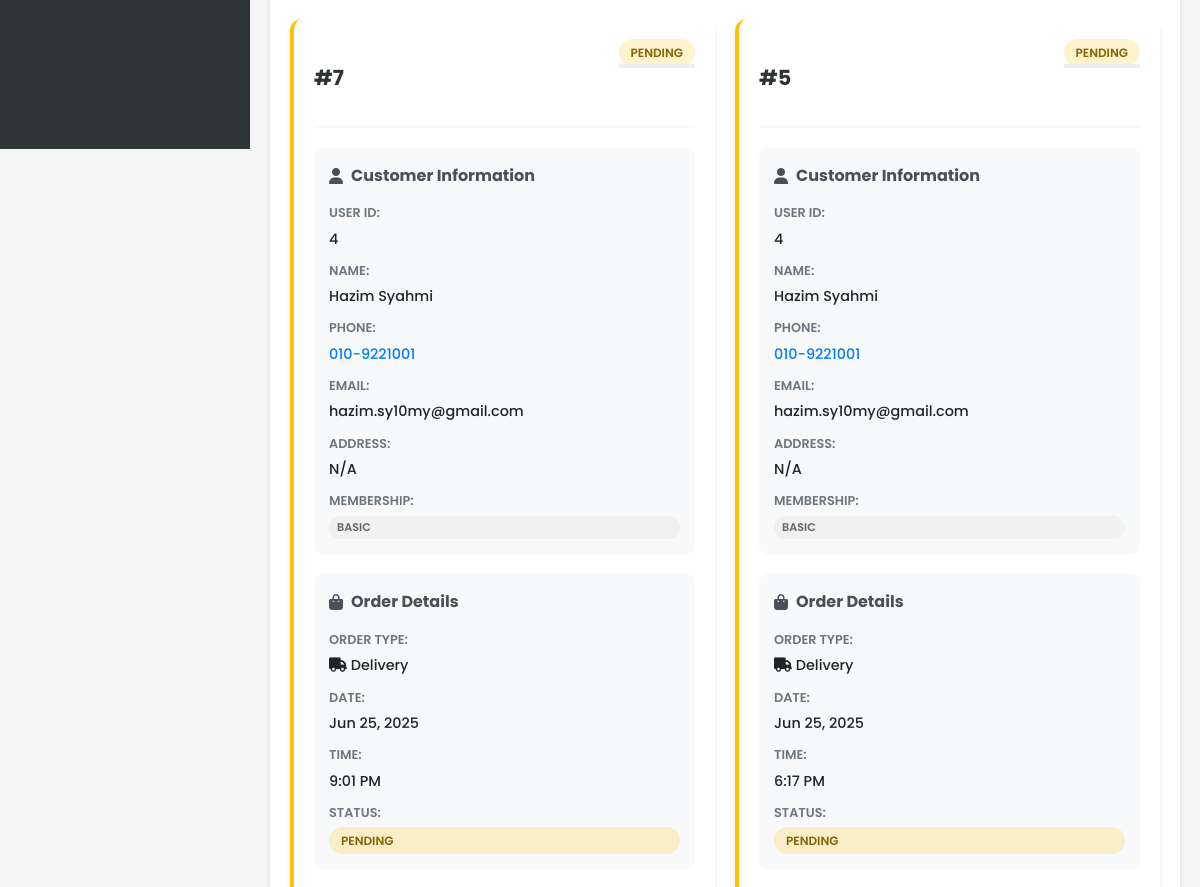
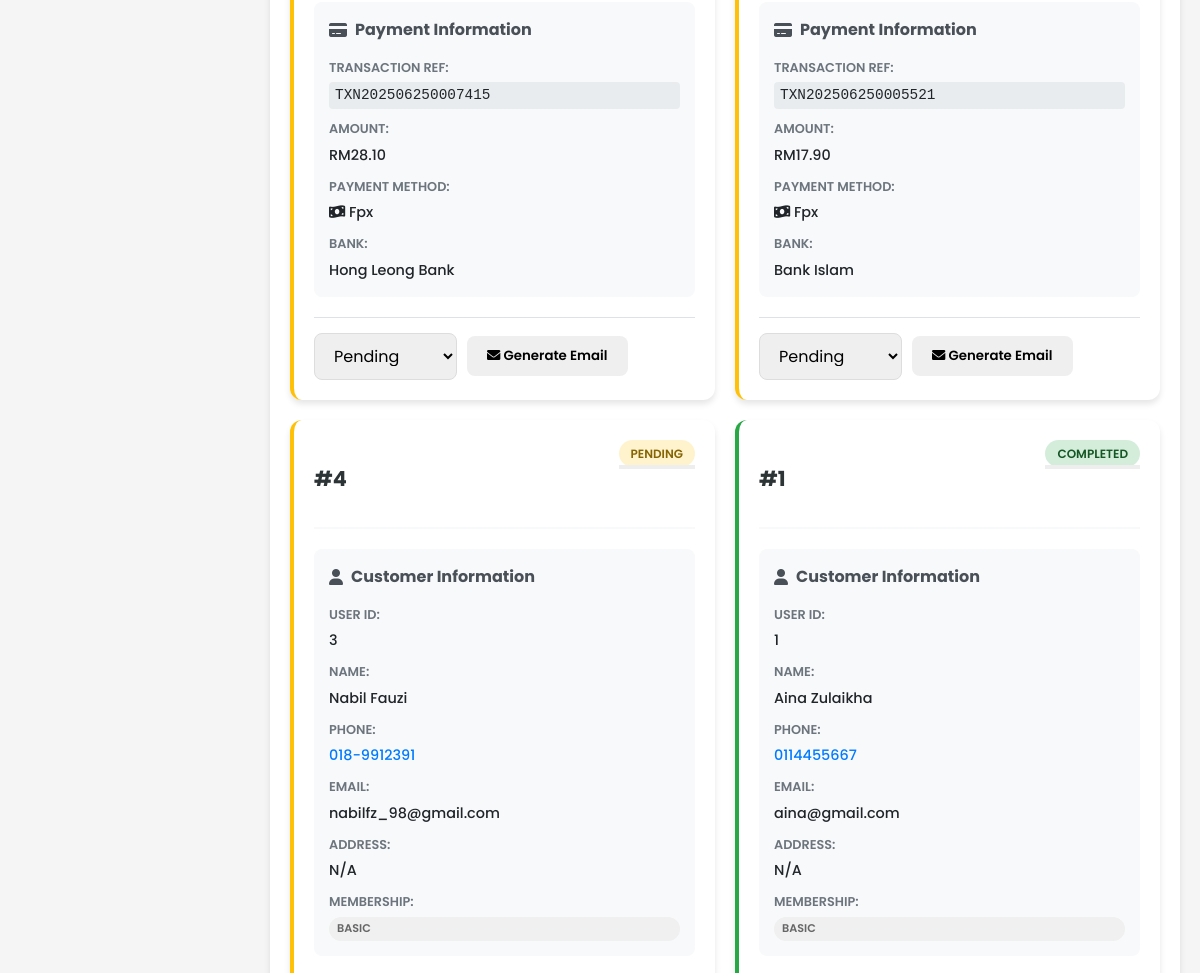
Page /staff/orders.php?type=delivery (signed in, middle part) on the earlier database version (2 pictures, top to bottom).
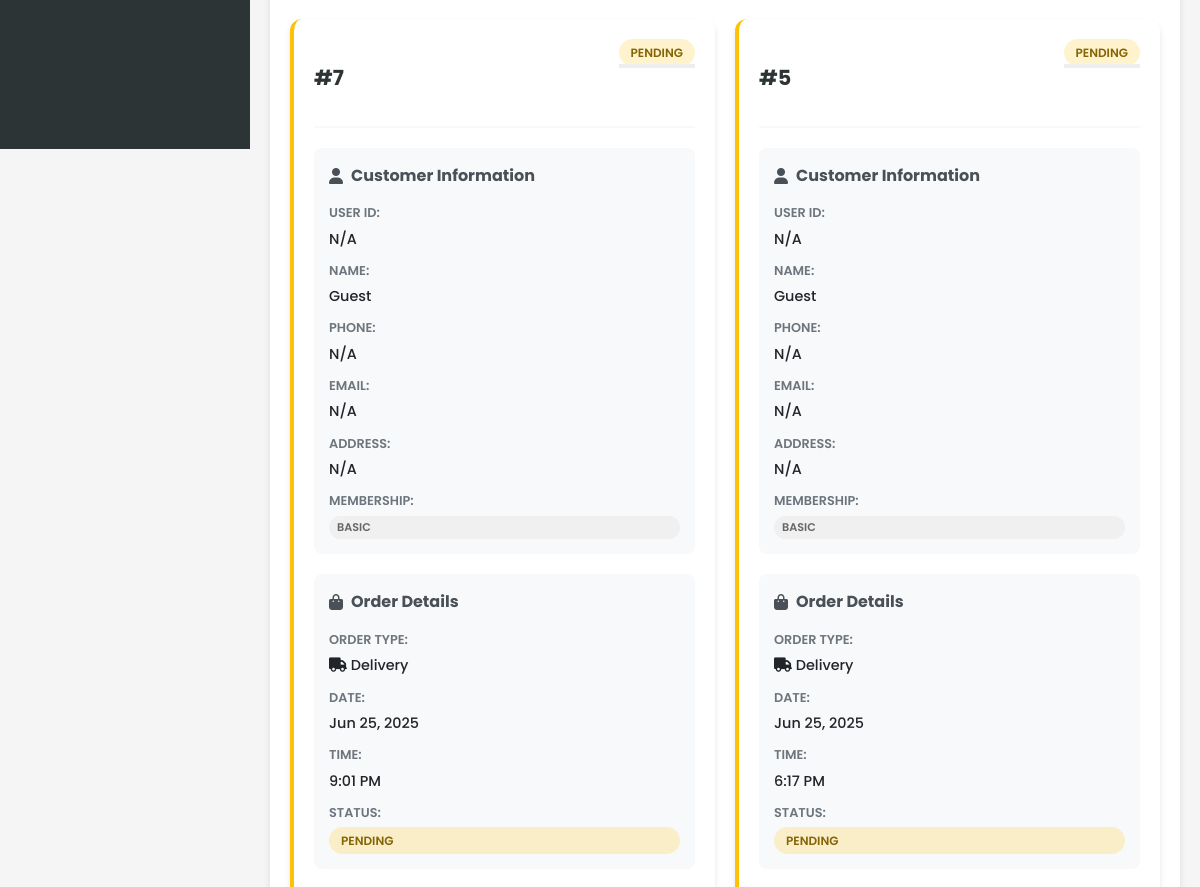
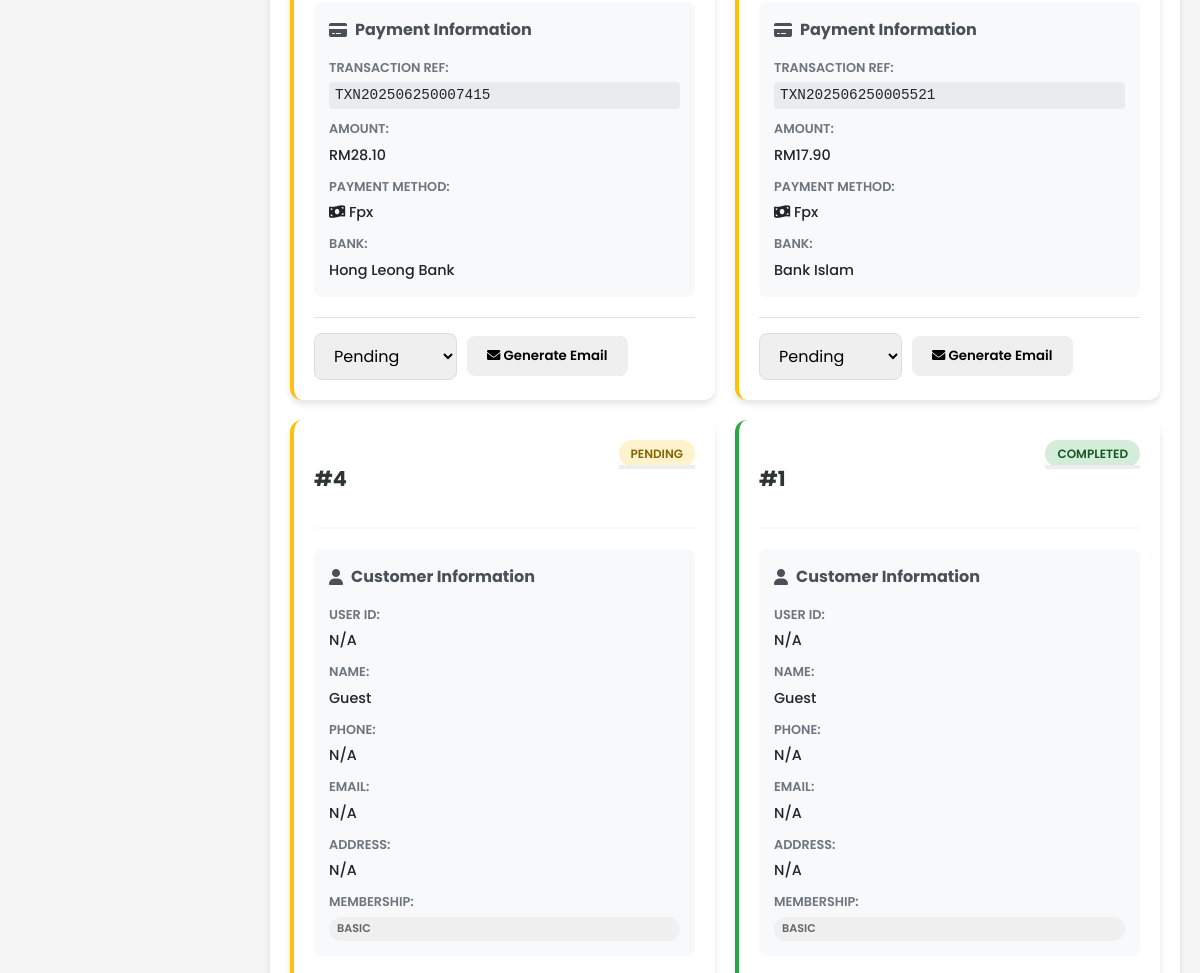
Same page on the later database version (2 pictures, top to bottom).
### tables this page shows
CREATE TABLE `order` (
  `ORDER_ID` int(11) NOT NULL AUTO_INCREMENT,
  `ORDER_NUMBER` varchar(20) NOT NULL,
  `ORDER_TIME` time NOT NULL,
  `ORDER_DATE` date NOT NULL,
  `ORDER_TYPE` enum('delivery','takeaway','dine-in') NOT NULL,
  `ORDER_STATUS` enum('pending','preparing','ready','out_for_delivery','completed','cancelled') DEFAULT 'pending',
  `TOT_AMOUNT` decimal(10,2) NOT NULL,
  `DELIVERY_ADDRESS` text DEFAULT NULL,
  `PAYMENT_METHOD` varchar(50) DEFAULT NULL,
  `PAYMENT_STATUS` enum('pending','completed','failed') DEFAULT 'pending',
  `CUST_ID` varchar(20) NOT NULL,
  `STAFF_ID` varchar(20) DEFAULT NULL,
  `special_instructions` text DEFAULT NULL,
  `pickup_time` datetime DEFAULT NULL,
  `created_at` timestamp NOT NULL DEFAULT current_timestamp(),
  `updated_at` timestamp NOT NULL DEFAULT current_timestamp() ON UPDATE current_timestamp(),
  PRIMARY KEY (`ORDER_ID`),
  UNIQUE KEY `ORDER_NUMBER` (`ORDER_NUMBER`),
  KEY `idx_order_cust_id` (`CUST_ID`),
  KEY `idx_order_staff_id` (`STAFF_ID`),
  KEY `idx_order_status` (`ORDER_STATUS`),
  KEY `idx_order_date` (`ORDER_DATE`),
  FOREIGN KEY (`CUST_ID`) REFERENCES `customer` (`CUSTOMER_ID`) ON DELETE CASCADE,
  FOREIGN KEY (`STAFF_ID`) REFERENCES `staff` (`STAFF_NUMBER`) ON DELETE SET NULL
);

CREATE TABLE `customer` (
  `CUST_ID` int(11) NOT NULL AUTO_INCREMENT,
  `CUSTOMER_ID` varchar(20) NOT NULL,
  `CUST_NAME` varchar(100) NOT NULL,
  `CUST_NPHONE` varchar(20) NOT NULL,
  `CUST_EMAIL` varchar(100) NOT NULL,
  `CUST_PASSWORD` varchar(255) NOT NULL,
  `MEMBERSHIP` enum('basic','premium','vip') DEFAULT 'basic',
  `created_at` timestamp NOT NULL DEFAULT current_timestamp(),
  `updated_at` timestamp NOT NULL DEFAULT current_timestamp() ON UPDATE current_timestamp(),
  PRIMARY KEY (`CUST_ID`),
  UNIQUE KEY `CUSTOMER_ID` (`CUSTOMER_ID`),
  UNIQUE KEY `CUST_EMAIL` (`CUST_EMAIL`),
  KEY `idx_customer_email` (`CUST_EMAIL`)
);

### staff/orders.php (the view, shortened to what the changed rows need)
<?php
include '../includes/db_connect.php';
include '../includes/functions.php';
$customer_columns = [];
$result = $conn->query("DESCRIBE CUSTOMER");
if ($result) {
    while ($row = $result->fetch_assoc()) {
        $customer_columns[] = $row['Field'];
    }
}
function getCustomerData($order, $field_type) {
    switch ($field_type) {
        case 'name':
            return $order['CUST_NAME'] ?? $order['CUSTOMER_NAME'] ?? 'Guest';
        case 'email':
            return $order['CUST_EMAIL'] ?? $order['CUSTOMER_EMAIL'] ?? 'N/A';
        case 'phone':
            return $order['CUST_NPHONE'] ?? $order['CUST_PHONE'] ?? $order['CUSTOMER_PHONE'] ?? 'N/A';
        case 'address':
            return $order['CUST_ADDRESS'] ?? $order['CUST_ADD'] ?? $order['CUSTOMER_ADDRESS'] ?? 'N/A';
        case 'membership':
            return $order['MEMBERSHIP_TYPE'] ?? $order['CUST_MEMBERSHIP'] ?? 'Basic';
    }
}
$type_filter = $_GET['type'] ?? '';
$customer_select = "c.CUST_ID";
if (in_array('CUST_NAME', $customer_columns)) $customer_select .= ", c.CUST_NAME";
if (in_array('CUST_EMAIL', $customer_columns)) $customer_select .= ", c.CUST_EMAIL";
if (in_array('CUST_NPHONE', $customer_columns)) $customer_select .= ", c.CUST_NPHONE";
$query = "SELECT o.*, $customer_select
          FROM `ORDER` o
          LEFT JOIN CUSTOMER c ON o.CUST_ID = c.CUST_ID
          WHERE 1=1";
$params = [];
$types = "";
if ($type_filter) {
    $query .= " AND o.ORDER_TYPE = ?";
    $params[] = $type_filter;
    $types .= "s";
}
$query .= " ORDER BY o.ORDER_DATE DESC, o.ORDER_TIME DESC";
$stmt = $conn->prepare($query);
if ($stmt) {
    if (!empty($params)) {
        $stmt->bind_param($types, ...$params);
    }
    $stmt->execute();
    $orders = $stmt->get_result()->fetch_all(MYSQLI_ASSOC);
} else {
    $orders = [];
    $error = "Database query error: " . $conn->error;
}
function generateTransactionRef($order_id, $date) {
    return 'TXN' . date('Ymd', strtotime($date)) . str_pad($order_id, 4, '0', STR_PAD_LEFT) . rand(100, 999);
}
function getRandomBank() {
    $banks = ['Maybank', 'CIMB Bank', 'Public Bank', 'RHB Bank', 'Hong Leong Bank', 'AmBank', 'Bank Islam', 'OCBC Bank'];
    return $banks[array_rand($banks)];
}
?>
<!DOCTYPE html>
<html lang="en">
<head>
    <link rel="stylesheet" href="../css/style.css?v=1.1">
    <link rel="stylesheet" href="../css/dashboard.css?v=1.1">
    <link rel="stylesheet" href="https://cdnjs.cloudflare.com/ajax/libs/font-awesome/6.0.0-beta3/css/all.min.css">
</head>
<body>
    <div class="dashboard-container">
        <div class="dashboard-content">
            <div class="card">
                <div class="card-body">
                    <div class="orders-grid">
                        <?php if (empty($orders)): ?>
                            <div class="no-orders">
                                <p>No orders found matching your criteria.</p>
                            </div>
                        <?php else: ?>
                            <?php foreach ($orders as $order): ?>
                                <div class="order-card" data-status="<?php echo htmlspecialchars($order['ORDER_STATUS']); ?>">
                                    <div class="order-header">
                                        <div class="order-id">
                                            <strong>#<?php echo htmlspecialchars($order['ORDER_ID']); ?></strong>
                                        </div>
                                        <div class="order-status">
                                            <span class="status-badge status-<?php echo htmlspecialchars($order['ORDER_STATUS']); ?>">
                                                <?php echo ucfirst(htmlspecialchars($order['ORDER_STATUS'])); ?>
                                            </span>
                                        </div>
                                    </div>
                                    <div class="order-section">
                                        <h4><i class="fas fa-user"></i> Customer Information</h4>
                                        <div class="info-grid">
                                            <div class="info-item">
                                                <span class="label">User ID:</span>
                                                <span class="value"><?php echo htmlspecialchars($order['CUST_ID'] ?? 'N/A'); ?></span>
                                            </div>
                                            <div class="info-item">
                                                <span class="label">Name:</span>
                                                <span class="value"><?php echo htmlspecialchars(getCustomerData($order, 'name')); ?></span>
                                            </div>
                                            <div class="info-item">
                                                <span class="label">Phone:</span>
                                                <span class="value">
                                                    <?php
                                                    $phone = getCustomerData($order, 'phone');
                                                    if ($phone !== 'N/A'):
                                                    ?>
                                                        <a href="tel:<?php echo htmlspecialchars($phone); ?>"><?php echo htmlspecialchars($phone); ?></a>
                                                    <?php else: ?>
                                                        N/A
                                                    <?php endif; ?>
                                                </span>
                                            </div>
                                            <div class="info-item">
                                                <span class="label">Email:</span>
                                                <span class="value"><?php echo htmlspecialchars(getCustomerData($order, 'email')); ?></span>
                                            </div>
                                            <?php if (($order['ORDER_TYPE'] ?? '') === 'delivery'): ?>
                                            <div class="info-item full-width">
                                                <span class="label">Address:</span>
                                                <span class="value"><?php echo htmlspecialchars(getCustomerData($order, 'address')); ?></span>
                                            </div>
                                            <?php endif; ?>
                                            <div class="info-item">
                                                <span class="label">Membership:</span>
                                                <span class="membership-badge membership-<?php echo strtolower(getCustomerData($order, 'membership')); ?>">
                                                    <?php echo htmlspecialchars(getCustomerData($order, 'membership')); ?>
                                                </span>
                                            </div>
                                        </div>
                                    </div>
                                    <div class="order-section">
                                        <h4><i class="fas fa-shopping-bag"></i> Order Details</h4>
                                        <div class="info-grid">
                                            <div class="info-item">
                                                <span class="label">Order Type:</span>
                                                <span class="value">
                                                    <i class="fas fa-<?php echo ($order['ORDER_TYPE'] ?? '') === 'dine-in' ? 'utensils' : (($order['ORDER_TYPE'] ?? '') === 'takeaway' ? 'shopping-bag' : 'truck'); ?>"></i>
                                                    <?php echo ucfirst(str_replace('-', ' ', htmlspecialchars($order['ORDER_TYPE'] ?? 'N/A'))); ?>
                                                </span>
                                            </div>
                                            <div class="info-item">
                                                <span class="label">Date:</span>
                                                <span class="value"><?php echo date('M j, Y', strtotime($order['ORDER_DATE'] ?? 'now')); ?></span>
                                            </div>
                                            <div class="info-item">
                                                <span class="label">Time:</span>
                                                <span class="value"><?php echo date('g:i A', strtotime($order['ORDER_TIME'] ?? 'now')); ?></span>
                                            </div>
                                            <div class="info-item">
                                                <span class="label">Status:</span>
                                                <span class="status-badge status-<?php echo htmlspecialchars($order['ORDER_STATUS'] ?? 'pending'); ?>">
                                                    <?php echo ucfirst(htmlspecialchars($order['ORDER_STATUS'] ?? 'Pending')); ?>
                                                </span>
                                            </div>
                                        </div>
                                    </div>
                                    <div class="order-section">
                                        <h4><i class="fas fa-credit-card"></i> Payment Information</h4>
                                        <div class="info-grid">
                                            <div class="info-item">
                                                <span class="label">Transaction Ref:</span>
                                                <span class="value transaction-ref"><?php echo generateTransactionRef($order['ORDER_ID'], $order['ORDER_DATE'] ?? date('Y-m-d')); ?></span>
                                            </div>
                                            <div class="info-item">
                                                <span class="label">Amount:</span>
                                                <span class="value amount">RM<?php echo number_format($order['TOT_AMOUNT'] ?? 0, 2); ?></span>
                                            </div>
                                            <div class="info-item">
                                                <span class="label">Payment Method:</span>
                                                <span class="value">
                                                    <i class="fas fa-<?php echo (($order['PAYMENT_METHOD'] ?? 'cash') === 'card') ? 'credit-card' : 'money-bill-wave'; ?>"></i>
                                                    <?php echo ucfirst(htmlspecialchars($order['PAYMENT_METHOD'] ?? 'Cash')); ?>
                                                </span>
                                            </div>
                                            <div class="info-item">
                                                <span class="label">Bank:</span>
                                                <span class="value"><?php echo getRandomBank(); ?></span>
                                            </div>
                                        </div>
                                    </div>
                                    <div class="order-actions">
                                        <?php if (($order['ORDER_STATUS'] ?? '') !== 'completed' && ($order['ORDER_STATUS'] ?? '') !== 'cancelled'): ?>
                                        <div class="status-update">
                                            <form method="post" class="status-form">
                                                <select name="status" class="form-control form-control-sm" onchange="this.form.submit()">
                                                    <option value="pending" <?php echo ($order['ORDER_STATUS'] ?? '') === 'pending' ? 'selected' : ''; ?>>Pending</option>
                                                </select>
                                            </form>
                                        </div>
                                        <?php endif; ?>
                                        <button class="btn btn-sm btn-info" onclick="generateEmail('<?php echo htmlspecialchars($order['ORDER_ID']); ?>', '<?php echo htmlspecialchars(getCustomerData($order, 'name')); ?>', '<?php echo htmlspecialchars(getCustomerData($order, 'email')); ?>')">
                                            <i class="fas fa-envelope"></i> Generate Email
                                        </button>
                                    </div>
                                </div>
                            <?php endforeach; ?>
                        <?php endif; ?>
                    </div>
                </div>
            </div>
        </div>
    </div>
</body>
</html>

Differences in the rows shown:
changed order "9:01 PM": CUST_ID.CUST_ID "4" → "N/A"; CUST_ID.CUST_NAME "Hazim Syahmi" → "Guest"; CUST_ID.CUST_EMAIL "hazim.sy10my@gmail.com" → "N/A"; CUST_ID 4 → "C#4" (drawn); CUST_ID.CUST_NPHONE "010-9221001" → (not shown); now shows "N/A"
changed order "6:17 PM": CUST_ID.CUST_ID "4" → "N/A"; CUST_ID.CUST_NAME "Hazim Syahmi" → "Guest"; CUST_ID.CUST_EMAIL "hazim.sy10my@gmail.com" → "N/A"; CUST_ID 4 → "C#4" (drawn); CUST_ID.CUST_NPHONE "010-9221001" → (not shown); now shows "N/A"
changed order id 4: CUST_ID.CUST_ID "3" → "N/A"; CUST_ID.CUST_NAME "Nabil Fauzi" → "Guest"; CUST_ID.CUST_EMAIL "nabilfz_98@gmail.com" → "N/A"; CUST_ID 3 → "C#3" (drawn); CUST_ID.CUST_NPHONE "018-9912391" → (not shown); now shows "N/A"
changed order "COMPLETED": CUST_ID.CUST_ID "1" → "N/A"; CUST_ID.CUST_NAME "Aina Zulaikha" → "Guest"; CUST_ID.CUST_EMAIL "aina@gmail.com" → "N/A"; CUST_ID 1 → "C#1" (drawn); CUST_ID.CUST_NPHONE "0114455667" → (not shown); now shows "N/A"
